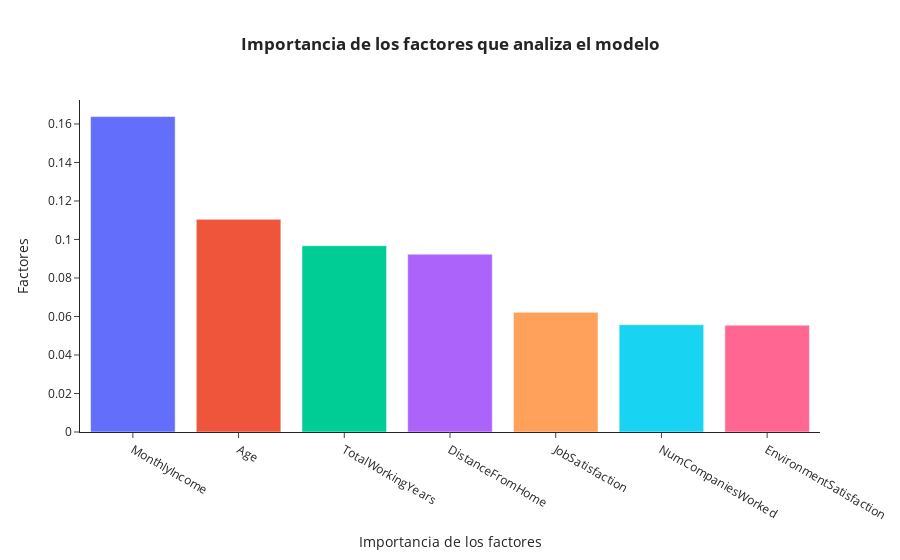

Notebook source saved alongside this figure:
### Code cell
fig = px.bar(decision_tree_final_var, x='columnas', y='importancia', color = 'columnas',  title ='<b>Importancia de los factores que analiza el modelo<b>')
fig.update_layout(
    xaxis_title = 'Importancia de los factores',
    yaxis_title = 'Factores',
    template = 'simple_white',
    title_x = 0.5,
    showlegend=False)

### Figure 1 — Plotly figure (JSON) as saved in the notebook; plotly's stock layout.template omitted (floating-point values rounded to 4 significant figures)
{"data": [{"alignmentgroup": "True", "hovertemplate": "columnas=%{x}<br>importancia=%{y}<extra></extra>", "legendgroup": "MonthlyIncome", "marker": {"color": "#636efa", "pattern": {"shape": ""}}, "name": "MonthlyIncome", "offsetgroup": "MonthlyIncome", "orientation": "v", "showlegend": true, "textposition": "auto", "type": "bar", "x": ["MonthlyIncome"], "xaxis": "x", "y": [0.1638], "yaxis": "y"}, {"alignmentgroup": "True", "hovertemplate": "columnas=%{x}<br>importancia=%{y}<extra></extra>", "legendgroup": "Age", "marker": {"color": "#EF553B", "pattern": {"shape": ""}}, "name": "Age", "offsetgroup": "Age", "orientation": "v", "showlegend": true, "textposition": "auto", "type": "bar", "x": ["Age"], "xaxis": "x", "y": [0.1105], "yaxis": "y"}, {"alignmentgroup": "True", "hovertemplate": "columnas=%{x}<br>importancia=%{y}<extra></extra>", "legendgroup": "TotalWorkingYears", "marker": {"color": "#00cc96", "pattern": {"shape": ""}}, "name": "TotalWorkingYears", "offsetgroup": "TotalWorkingYears", "orientation": "v", "showlegend": true, "textposition": "auto", "type": "bar", "x": ["TotalWorkingYears"], "xaxis": "x", "y": [0.09677], "yaxis": "y"}, {"alignmentgroup": "True", "hovertemplate": "columnas=%{x}<br>importancia=%{y}<extra></extra>", "legendgroup": "DistanceFromHome", "marker": {"color": "#ab63fa", "pattern": {"shape": ""}}, "name": "DistanceFromHome", "offsetgroup": "DistanceFromHome", "orientation": "v", "showlegend": true, "textposition": "auto", "type": "bar", "x": ["DistanceFromHome"], "xaxis": "x", "y": [0.09237], "yaxis": "y"}, {"alignmentgroup": "True", "hovertemplate": "columnas=%{x}<br>importancia=%{y}<extra></extra>", "legendgroup": "JobSatisfaction", "marker": {"color": "#FFA15A", "pattern": {"shape": ""}}, "name": "JobSatisfaction", "offsetgroup": "JobSatisfaction", "orientation": "v", "showlegend": true, "textposition": "auto", "type": "bar", "x": ["JobSatisfaction"], "xaxis": "x", "y": [0.06216], "yaxis": "y"}, {"alignmentgroup": "True", "hovertemplate": "columnas=%{x}<br>importancia=%{y}<extra></extra>", "legendgroup": "NumCompaniesWorked", "marker": {"color": "#19d3f3", "pattern": {"shape": ""}}, "name": "NumCompaniesWorked", "offsetgroup": "NumCompaniesWorked", "orientation": "v", "showlegend": true, "textposition": "auto", "type": "bar", "x": ["NumCompaniesWorked"], "xaxis": "x", "y": [0.05574], "yaxis": "y"}, {"alignmentgroup": "True", "hovertemplate": "columnas=%{x}<br>importancia=%{y}<extra></extra>", "legendgroup": "EnvironmentSatisfaction", "marker": {"color": "#FF6692", "pattern": {"shape": ""}}, "name": "EnvironmentSatisfaction", "offsetgroup": "EnvironmentSatisfaction", "orientation": "v", "showlegend": true, "textposition": "auto", "type": "bar", "x": ["EnvironmentSatisfaction"], "xaxis": "x", "y": [0.0555], "yaxis": "y"}], "layout": {"barmode": "relative", "legend": {"title": {"text": "columnas"}, "tracegroupgap": 0}, "showlegend": false, "title": {"text": "<b>Importancia de los factores que analiza el modelo<b>", "x": 0.5}, "xaxis": {"anchor": "y", "categoryarray": ["MonthlyIncome", "Age", "TotalWorkingYears", "DistanceFromHome", "JobSatisfaction", "NumCompaniesWorked", "EnvironmentSatisfaction"], "categoryorder": "array", "domain": [0, 1], "title": {"text": "Importancia de los factores"}}, "yaxis": {"anchor": "x", "domain": [0, 1], "title": {"text": "Factores"}}}}
